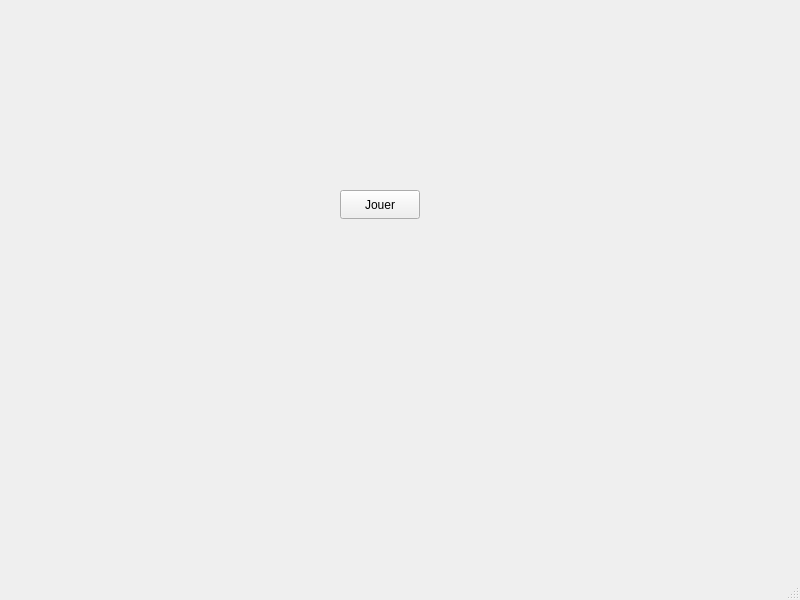
<?xml version="1.0" encoding="UTF-8"?>
<ui version="4.0">
 <class>MainWindow</class>
 <widget class="QMainWindow" name="MainWindow">
  <property name="geometry">
   <rect>
    <x>0</x>
    <y>0</y>
    <width>800</width>
    <height>600</height>
   </rect>
  </property>
  <property name="windowTitle">
   <string>MainWindow</string>
  </property>
  <widget class="QWidget" name="centralwidget">
   <widget class="QPushButton" name="playButton">
    <property name="geometry">
     <rect>
      <x>340</x>
      <y>190</y>
      <width>80</width>
      <height>29</height>
     </rect>
    </property>
    <property name="text">
     <string>Jouer</string>
    </property>
   </widget>
  </widget>
  <widget class="QMenuBar" name="menubar">
   <property name="geometry">
    <rect>
     <x>0</x>
     <y>0</y>
     <width>800</width>
     <height>25</height>
    </rect>
   </property>
  </widget>
  <widget class="QStatusBar" name="statusbar"/>
 </widget>
 <resources/>
 <connections/>
</ui>
